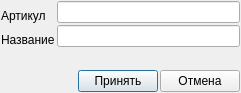
<?xml version="1.0" encoding="UTF-8"?>
<ui version="4.0">
 <class>Dialog</class>
 <widget class="QDialog" name="Dialog">
  <property name="geometry">
   <rect>
    <x>0</x>
    <y>0</y>
    <width>241</width>
    <height>93</height>
   </rect>
  </property>
  <property name="windowTitle">
   <string>Артикул</string>
  </property>
  <layout class="QGridLayout" name="gridLayout">
   <property name="leftMargin">
    <number>1</number>
   </property>
   <property name="topMargin">
    <number>1</number>
   </property>
   <property name="rightMargin">
    <number>1</number>
   </property>
   <property name="bottomMargin">
    <number>1</number>
   </property>
   <property name="spacing">
    <number>2</number>
   </property>
   <item row="4" column="0" colspan="2">
    <layout class="QHBoxLayout" name="horizontalLayout">
     <property name="spacing">
      <number>2</number>
     </property>
     <item>
      <spacer name="horizontalSpacer">
       <property name="orientation">
        <enum>Qt::Horizontal</enum>
       </property>
       <property name="sizeHint" stdset="0">
        <size>
         <width>40</width>
         <height>20</height>
        </size>
       </property>
      </spacer>
     </item>
     <item>
      <widget class="QPushButton" name="pushButton">
       <property name="text">
        <string>Принять</string>
       </property>
      </widget>
     </item>
     <item>
      <widget class="QPushButton" name="pushButton_2">
       <property name="text">
        <string>Отмена</string>
       </property>
      </widget>
     </item>
    </layout>
   </item>
   <item row="0" column="1">
    <widget class="QLineEdit" name="le_article"/>
   </item>
   <item row="1" column="1" rowspan="2">
    <widget class="QLineEdit" name="le_name"/>
   </item>
   <item row="2" column="0">
    <widget class="QLabel" name="label_2">
     <property name="text">
      <string>Название</string>
     </property>
    </widget>
   </item>
   <item row="0" column="0" rowspan="2">
    <widget class="QLabel" name="label">
     <property name="text">
      <string>Артикул</string>
     </property>
    </widget>
   </item>
   <item row="3" column="0">
    <spacer name="verticalSpacer">
     <property name="orientation">
      <enum>Qt::Vertical</enum>
     </property>
     <property name="sizeHint" stdset="0">
      <size>
       <width>20</width>
       <height>40</height>
      </size>
     </property>
    </spacer>
   </item>
  </layout>
 </widget>
 <resources/>
 <connections>
  <connection>
   <sender>pushButton</sender>
   <signal>clicked()</signal>
   <receiver>Dialog</receiver>
   <slot>ui_acc()</slot>
   <hints>
    <hint type="sourcelabel">
     <x>142</x>
     <y>84</y>
    </hint>
    <hint type="destinationlabel">
     <x>134</x>
     <y>146</y>
    </hint>
   </hints>
  </connection>
  <connection>
   <sender>pushButton_2</sender>
   <signal>clicked()</signal>
   <receiver>Dialog</receiver>
   <slot>ui_can()</slot>
   <hints>
    <hint type="sourcelabel">
     <x>192</x>
     <y>85</y>
    </hint>
    <hint type="destinationlabel">
     <x>192</x>
     <y>140</y>
    </hint>
   </hints>
  </connection>
 </connections>
 <slots>
  <slot>ui_acc()</slot>
  <slot>ui_can()</slot>
 </slots>
</ui>
